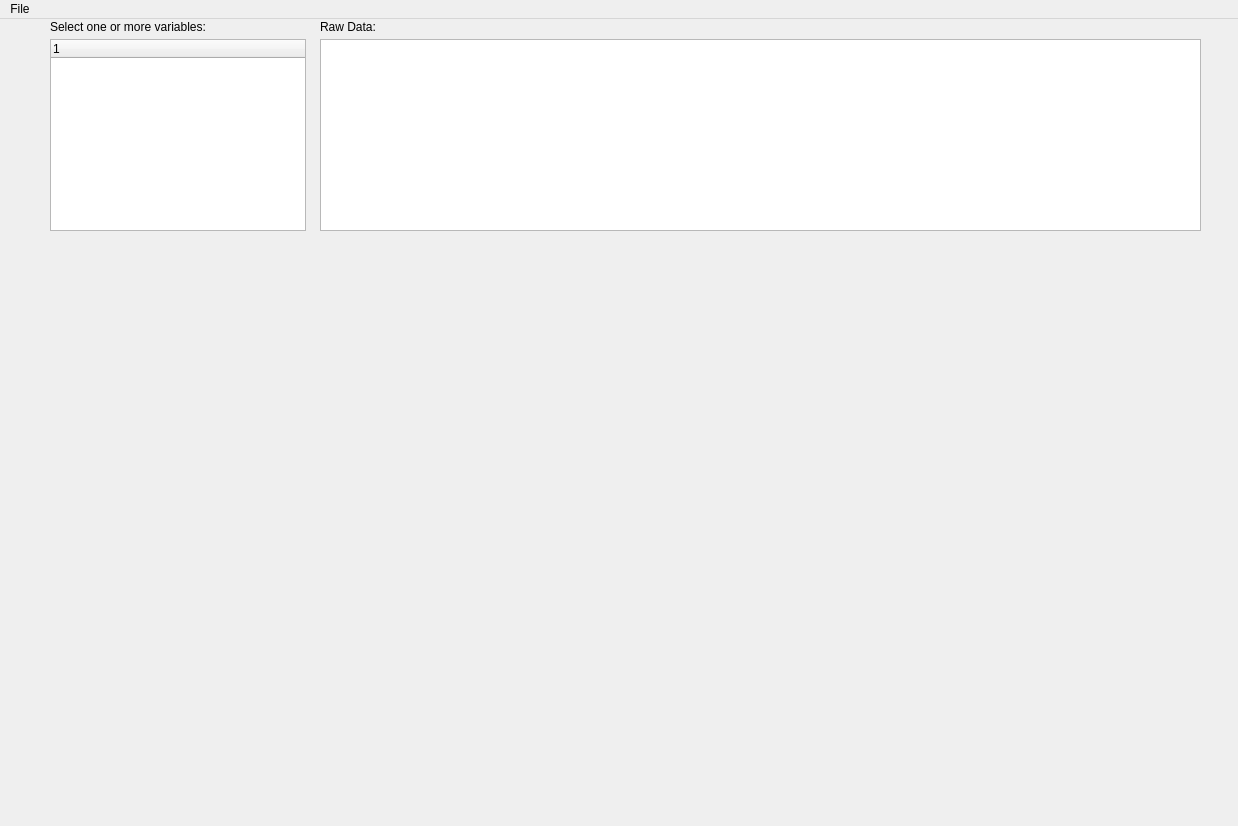
<?xml version="1.0" encoding="UTF-8"?>
<ui version="4.0">
 <class>MainWindow</class>
 <widget class="QMainWindow" name="MainWindow">
  <property name="geometry">
   <rect>
    <x>0</x>
    <y>0</y>
    <width>1238</width>
    <height>826</height>
   </rect>
  </property>
  <property name="windowTitle">
   <string>MainWindow</string>
  </property>
  <widget class="QWidget" name="centralwidget">
   <widget class="QTreeWidget" name="treeWidget">
    <property name="geometry">
     <rect>
      <x>50</x>
      <y>20</y>
      <width>256</width>
      <height>192</height>
     </rect>
    </property>
    <property name="toolTip">
     <string notr="true"/>
    </property>
    <property name="statusTip">
     <string notr="true"/>
    </property>
    <property name="whatsThis">
     <string notr="true"/>
    </property>
    <property name="selectionMode">
     <enum>QAbstractItemView::NoSelection</enum>
    </property>
    <column>
     <property name="text">
      <string notr="true">1</string>
     </property>
    </column>
   </widget>
   <widget class="QTableView" name="tableView">
    <property name="geometry">
     <rect>
      <x>320</x>
      <y>20</y>
      <width>881</width>
      <height>192</height>
     </rect>
    </property>
    <property name="toolTip">
     <string notr="true"/>
    </property>
    <property name="statusTip">
     <string notr="true"/>
    </property>
    <property name="whatsThis">
     <string notr="true"/>
    </property>
    <property name="selectionMode">
     <enum>QAbstractItemView::NoSelection</enum>
    </property>
    <attribute name="verticalHeaderStretchLastSection">
     <bool>true</bool>
    </attribute>
   </widget>
   <widget class="QWidget" name="verticalLayoutWidget">
    <property name="geometry">
     <rect>
      <x>50</x>
      <y>220</y>
      <width>1151</width>
      <height>571</height>
     </rect>
    </property>
    <layout class="QVBoxLayout" name="verticalLayout">
     <item>
      <widget class="MatplotlibWidget" name="mplwidget">
       <property name="toolTip">
        <string notr="true"/>
       </property>
       <property name="statusTip">
        <string notr="true"/>
       </property>
       <property name="whatsThis">
        <string notr="true"/>
       </property>
      </widget>
     </item>
    </layout>
   </widget>
   <widget class="QLabel" name="selectionLabel">
    <property name="geometry">
     <rect>
      <x>50</x>
      <y>0</y>
      <width>251</width>
      <height>16</height>
     </rect>
    </property>
    <property name="text">
     <string>Select one or more variables:</string>
    </property>
   </widget>
   <widget class="QLabel" name="rawDataLabel">
    <property name="geometry">
     <rect>
      <x>320</x>
      <y>0</y>
      <width>251</width>
      <height>16</height>
     </rect>
    </property>
    <property name="text">
     <string>Raw Data:</string>
    </property>
   </widget>
  </widget>
  <widget class="QMenuBar" name="menubar">
   <property name="geometry">
    <rect>
     <x>0</x>
     <y>0</y>
     <width>1238</width>
     <height>21</height>
    </rect>
   </property>
   <widget class="QMenu" name="menuRoboRIO_NetTableGraphing">
    <property name="title">
     <string>File</string>
    </property>
    <addaction name="actionOpen"/>
    <addaction name="actionSave"/>
    <addaction name="actionSave_Selected"/>
    <addaction name="actionExit"/>
   </widget>
   <addaction name="menuRoboRIO_NetTableGraphing"/>
  </widget>
  <action name="actionOpen">
   <property name="text">
    <string>Open</string>
   </property>
  </action>
  <action name="actionExit">
   <property name="text">
    <string>Exit</string>
   </property>
  </action>
  <action name="actionSave">
   <property name="text">
    <string>Save</string>
   </property>
  </action>
  <action name="actionSave_Selected">
   <property name="text">
    <string>Save Selected</string>
   </property>
  </action>
 </widget>
 <customwidgets>
  <customwidget>
   <class>MatplotlibWidget</class>
   <extends>QWidget</extends>
   <header>matplotlibwidget</header>
  </customwidget>
 </customwidgets>
 <resources/>
 <connections/>
</ui>
